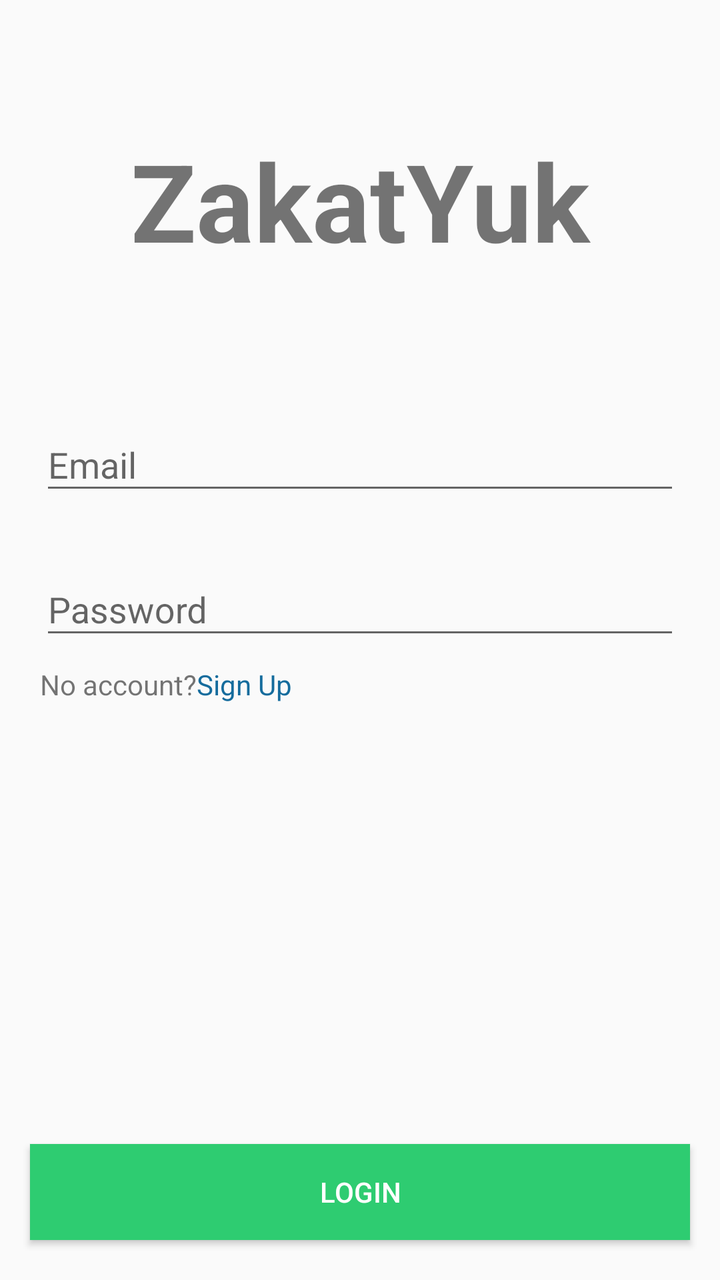
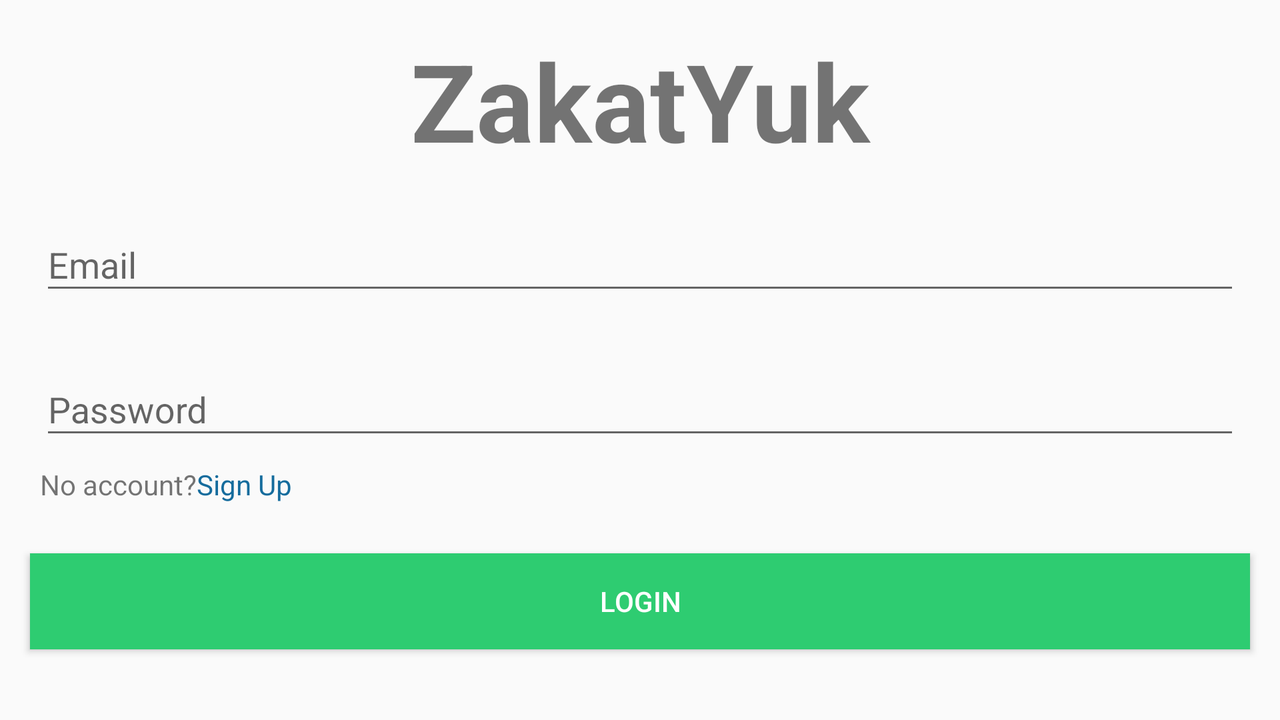

First picture: res/layout/ on a phone held upright. Second picture: the repository's own variant of that layout, on a device whose configuration matches the variant's folder. Source for both follows.
<!-- AndroidManifest.xml: application theme AppTheme -->
<!-- res/layout/activity_login.xml -->
<?xml version="1.0" encoding="utf-8"?>
<RelativeLayout xmlns:android="http://schemas.android.com/apk/res/android"
    android:layout_width="match_parent"
    android:layout_height="match_parent"
    android:orientation="vertical">

    <TextView
        android:id="@+id/app_title"
        android:layout_width="match_parent"
        android:layout_height="200dp"
        android:gravity="center"
        android:text="@string/login_title"
        android:textSize="54sp"
        android:textStyle="bold" />

    <com.google.android.material.textfield.TextInputLayout
        android:id="@+id/textInputLayout"
        android:layout_width="match_parent"
        android:layout_height="wrap_content"
        android:layout_below="@id/app_title"
        android:layout_marginLeft="20dp"
        android:layout_marginRight="20dp">

        <com.google.android.material.textfield.TextInputEditText
            android:id="@+id/login_username"
            android:layout_width="match_parent"
            android:layout_height="wrap_content"
            android:hint="@string/login_email"
            android:inputType="textEmailAddress" />
    </com.google.android.material.textfield.TextInputLayout>

    <com.google.android.material.textfield.TextInputLayout
        android:id="@+id/textInputLayout1"
        android:layout_width="match_parent"
        android:layout_height="wrap_content"
        android:layout_below="@id/textInputLayout"
        android:layout_marginLeft="20dp"
        android:layout_marginTop="20dp"
        android:layout_marginRight="20dp">

        <com.google.android.material.textfield.TextInputEditText
            android:id="@+id/login_pass"
            android:layout_width="match_parent"
            android:layout_height="wrap_content"
            android:hint="@string/login_password"
            android:inputType="textPassword" />
    </com.google.android.material.textfield.TextInputLayout>

    <LinearLayout
        android:layout_width="wrap_content"
        android:layout_height="wrap_content"
        android:layout_below="@id/textInputLayout1"
        android:layout_marginLeft="20dp"
        android:layout_marginTop="8dp"
        android:layout_marginStart="20dp">

        <TextView
            android:id="@+id/no_account_text"
            android:layout_width="wrap_content"
            android:layout_height="wrap_content"
            android:text="@string/login_desc" />

        <TextView
            android:id="@+id/sign_up_btn"
            android:layout_width="wrap_content"
            android:layout_height="wrap_content"
            android:text="@string/login_sign_up"
            android:onClick="clickSignUp"
            android:textColor="#156C9D" />
    </LinearLayout>

    <Button
        android:id="@+id/login_btn"
        android:layout_width="match_parent"
        android:layout_height="wrap_content"
        android:layout_alignParentBottom="true"
        android:layout_marginLeft="15dp"
        android:layout_marginRight="15dp"
        android:layout_marginBottom="20dp"
        android:background="#2ECC71"
        android:text="@string/login_btn"
        android:onClick="clickLogin"
        android:textColor="#FFF" />

</RelativeLayout>
<!-- resources referenced by this layout -->
<resources>
  <string name="login_btn">LOGIN</string>
  <string name="login_desc">No account?</string>
  <string name="login_email">Email</string>
  <string name="login_password">Password</string>
  <string name="login_sign_up">Sign Up</string>
  <string name="login_title">ZakatYuk</string>
  <style name="AppTheme" parent="Theme.AppCompat.Light.DarkActionBar">
          
          <item name="colorPrimary">@color/colorPrimary</item>
          <item name="colorPrimaryDark">@color/colorPrimaryDark</item>
          <item name="colorAccent">@color/colorAccent</item>
      </style>
  <color name="colorPrimary">#27AE61</color>
  <color name="colorPrimaryDark">#3F9564</color>
  <color name="colorAccent">#D81B60</color>
</resources>
<!-- res/layout-land/activity_login.xml (the repository's variant of the layout above) -->
<!-- drawn on the phone turned sideways -->
<?xml version="1.0" encoding="utf-8"?>
<RelativeLayout xmlns:android="http://schemas.android.com/apk/res/android"
    android:layout_width="match_parent"
    android:layout_height="match_parent"
    android:orientation="vertical">

    <TextView
        android:id="@+id/app_title"
        android:layout_width="match_parent"
        android:layout_height="100dp"
        android:gravity="center"
        android:text="@string/login_title"
        android:textSize="54sp"
        android:textStyle="bold" />

    <ScrollView
        android:layout_width="match_parent"
        android:layout_height="wrap_content"
        android:layout_below="@id/app_title">

        <LinearLayout
            android:layout_width="match_parent"
            android:layout_height="wrap_content"
            android:orientation="vertical">

            <com.google.android.material.textfield.TextInputLayout
                android:id="@+id/textInputLayout"
                android:layout_width="match_parent"
                android:layout_height="wrap_content"
                android:layout_marginLeft="20dp"
                android:layout_marginRight="20dp">

                <com.google.android.material.textfield.TextInputEditText
                    android:id="@+id/login_username"
                    android:layout_width="match_parent"
                    android:layout_height="wrap_content"
                    android:hint="@string/login_email"
                    android:inputType="textEmailAddress" />
            </com.google.android.material.textfield.TextInputLayout>

            <com.google.android.material.textfield.TextInputLayout
                android:id="@+id/textInputLayout1"
                android:layout_width="match_parent"
                android:layout_height="wrap_content"
                android:layout_marginLeft="20dp"
                android:layout_marginTop="20dp"
                android:layout_marginRight="20dp">

                <com.google.android.material.textfield.TextInputEditText
                    android:id="@+id/login_pass"
                    android:layout_width="match_parent"
                    android:layout_height="wrap_content"
                    android:hint="@string/login_password"
                    android:inputType="textPassword" />
            </com.google.android.material.textfield.TextInputLayout>

            <LinearLayout
                android:layout_width="wrap_content"
                android:layout_height="wrap_content"
                android:layout_marginStart="20dp"
                android:layout_marginLeft="20dp"
                android:layout_marginTop="8dp">

                <TextView
                    android:id="@+id/no_account_text"
                    android:layout_width="wrap_content"
                    android:layout_height="wrap_content"
                    android:text="@string/login_desc" />

                <TextView
                    android:id="@+id/sign_up_btn"
                    android:layout_width="wrap_content"
                    android:layout_height="wrap_content"
                    android:onClick="clickSignUp"
                    android:text="@string/login_sign_up"
                    android:textColor="#156C9D" />
            </LinearLayout>

            <Button
                android:id="@+id/login_btn"
                android:layout_width="match_parent"
                android:layout_height="wrap_content"
                android:layout_marginTop="25dp"
                android:layout_marginLeft="15dp"
                android:layout_marginRight="15dp"
                android:layout_marginBottom="20dp"
                android:background="#2ECC71"
                android:onClick="clickLogin"
                android:text="@string/login_btn"
                android:textColor="#FFF" />
        </LinearLayout>

    </ScrollView>



</RelativeLayout>
